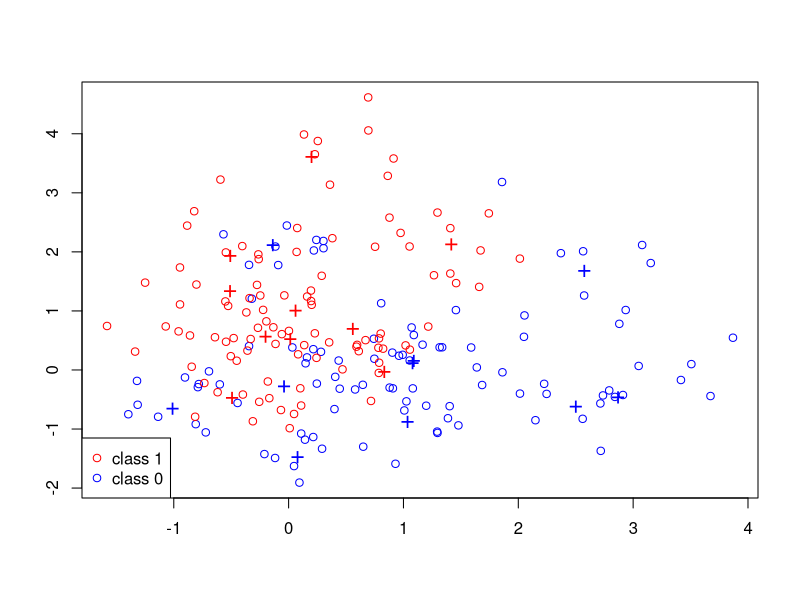
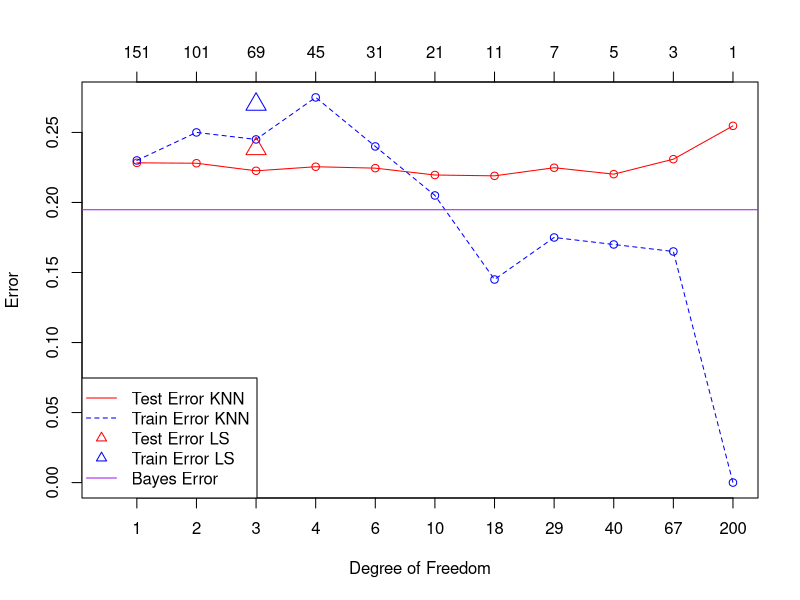

Recreate these plots in R, in order.
######################
#Prepare Data:Generate the 20 centers, 10 for each group.
######################
set.seed(6682)

csize = 10;       # number of centers
p = 2;      
s = 1;            # sd for generating the centers within each class                    
m1 = matrix(rnorm(csize*p), csize, p)*s + cbind( rep(1,csize), rep(0,csize));
m0 = matrix(rnorm(csize*p), csize, p)*s + cbind( rep(0,csize), rep(1,csize));

#Generate training data.
n=100;
# Randomly allocate the n samples for class 1  to the 10 clusters
id1 = sample(1:csize, n, replace = TRUE);
# Randomly allocate the n samples for class 1 to the 10 clusters
id0 = sample(1:csize, n, replace = TRUE);  

s= sqrt(1/5);                               # sd for generating x. 

traindata = matrix(rnorm(2*n*p), 2*n, p)*s + rbind(m1[id1,], m0[id0,])
Ytrain = factor(c(rep(1,n), rep(0,n)))

#Generate test data.
N = 5000;  
id1 = sample(1:csize, N, replace=TRUE);
id0 = sample(1:csize, N, replace=TRUE); 
testdata = matrix(rnorm(2*N*p), 2*N, p)*s + 
  rbind(m1[id1,], m0[id0,])
Ytest = factor(c(rep(1,N), rep(0,N)))

######################
#Visulization
######################
plot(traindata[, 1], traindata[, 2], type = "n", xlab = "", ylab = "")

points(traindata[1:n, 1], traindata[1:n, 2], col = "blue");
points(traindata[(n+1):(2*n), 1], traindata[(n+1):(2*n), 2], col="red"); 

points(m1[1:csize, 1], m1[1:csize, 2], pch="+", cex=1.5, col="blue");    
points(m0[1:csize, 1], m0[1:csize, 2], pch="+", cex=1.5, col="red");   

legend("bottomleft", pch = c(1,1), col = c("red", "blue"), 
       legend = c("class 1", "class 0"))

######################
#K-NN method
######################

library(class) 

## Choice of the neighhood size. 
myk = c(151, 101, 69, 45, 31, 21, 11, 7, 5, 3, 1)
m = length(myk);

train_err_knn = rep(0,m);
test_err_knn = rep(0, m);

for( j in 1:m){
  Ytrain_pred_knn = knn(traindata, traindata, Ytrain, k = myk[j])
  train_err_knn[j] = sum(Ytrain != Ytrain_pred_knn)/(2*n)
  Ytest_pred_knn = knn(traindata, testdata, Ytrain,k = myk[j])
  test_err_knn[j] = sum(Ytest != Ytest_pred_knn)/(2*N)
}

######################
#Least Sqaure Method
######################
ls_cutoff = 0.5

RegModel = lm(as.numeric(Ytrain) - 1 ~ traindata)
Ytrain_pred_ls = as.numeric(RegModel$fitted > ls_cutoff)
Ytest_pred_ls = RegModel$coef[1] + RegModel$coef[2] * testdata[,1] + 
  RegModel$coef[3] * testdata[,2]
Ytest_pred_ls = as.numeric(Ytest_pred_ls > ls_cutoff)

## cross tab for training data and training error
#table(Ytrain, Ytrain_pred_LS);
train_err_ls = sum(Ytrain !=  Ytrain_pred_ls) / (2*n);

## cross tab for test data and test error
#table(Ytest, Ytest_pred_LS);     
test_err_ls = sum(Ytest !=  Ytest_pred_ls) / (2*N);

######################
#Calculate Bayes Error
######################

#Since we need to repeatly evaluate a mixture of normal with 10 components on each test point, 
#I wrote a function first mixnorm, and then use the command apply to apply the same function on each row of the test data.

mixnorm=function(x){
  ## return the density ratio for a point x, where each 
  ## density is a mixture of normal with 10 components
  sum(exp(-apply((t(m1)-x)^2, 2, sum)*5/2))/sum(exp(-apply((t(m0)-x)^2, 2, sum)*5/2))
}

Ytest_pred_Bayes = apply(testdata, 1, mixnorm)
Ytest_pred_Bayes = as.numeric(Ytest_pred_Bayes > 1);
#table(Ytest, Ytest_pred_Bayes); 
test_err_Bayes = sum(Ytest !=  Ytest_pred_Bayes) / (2*N)

######################
#Plot the Performance
######################
#Start of PDF output
pdf("AssignmentOutput_1_6682_xj9.pdf")

plot(c(0.5,m), range(test_err_ls, train_err_ls, test_err_knn, train_err_knn),
     type="n", xlab="Degree of Freedom", ylab="Error", xaxt="n")

df = round((2*n)/myk)
axis(1, at = 1:m, labels = df)
axis(3, at = 1:m, labels = myk)

points(1:m, test_err_knn, col="red", pch=1);
lines(1:m, test_err_knn, col="red", lty=1);
points(1:m, train_err_knn, col="blue", pch=1);
lines(1:m, train_err_knn, col="blue", lty=2);

points(3, train_err_ls, pch=2, cex=2, col="blue")
points(3, test_err_ls, pch=2, cex=2, col="red")

abline(test_err_Bayes, 0, col="purple")

legend("bottomleft", pch = c(NA, NA, 2, 2, NA), col = c("red", "blue", "red", "blue", "purple"),
       lty=c(1, 2, NA, NA, 1),
       legend = c("Test Error KNN", "Train Error KNN", "Test Error LS", "Train Error LS", "Bayes Error"))

#End of PDF output
dev.off()